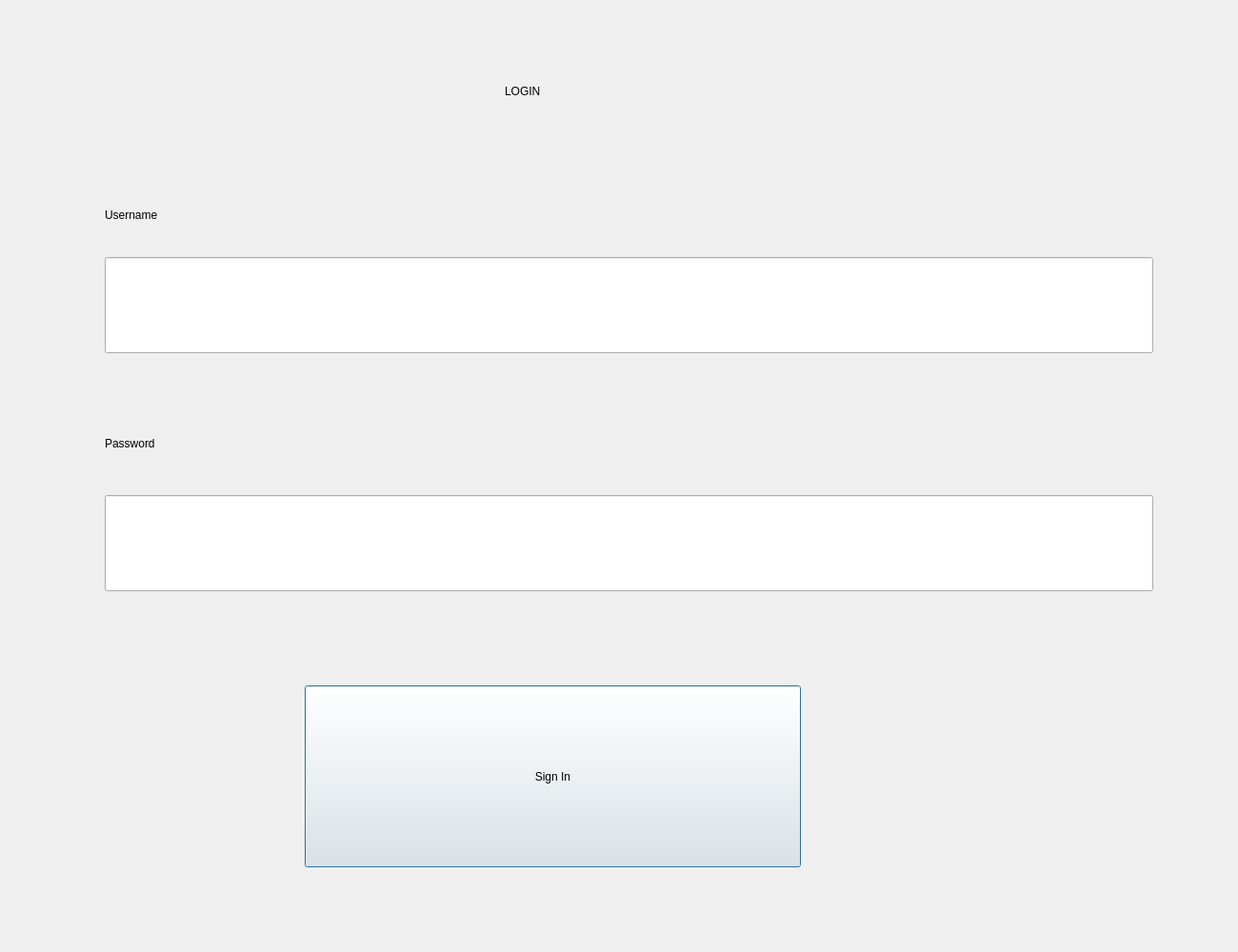
<?xml version="1.0" encoding="UTF-8"?>
<ui version="4.0">
 <class>Login</class>
 <widget class="QDialog" name="Login">
  <property name="geometry">
   <rect>
    <x>0</x>
    <y>0</y>
    <width>1300</width>
    <height>1000</height>
   </rect>
  </property>
  <property name="windowTitle">
   <string>Dialog</string>
  </property>
  <widget class="QLabel" name="label">
   <property name="geometry">
    <rect>
     <x>530</x>
     <y>70</y>
     <width>631</width>
     <height>51</height>
    </rect>
   </property>
   <property name="text">
    <string>LOGIN</string>
   </property>
  </widget>
  <widget class="QLineEdit" name="lineEdit">
   <property name="geometry">
    <rect>
     <x>110</x>
     <y>270</y>
     <width>1101</width>
     <height>101</height>
    </rect>
   </property>
  </widget>
  <widget class="QLabel" name="label_2">
   <property name="geometry">
    <rect>
     <x>110</x>
     <y>200</y>
     <width>931</width>
     <height>51</height>
    </rect>
   </property>
   <property name="text">
    <string>Username</string>
   </property>
  </widget>
  <widget class="QLabel" name="label_3">
   <property name="geometry">
    <rect>
     <x>110</x>
     <y>440</y>
     <width>931</width>
     <height>51</height>
    </rect>
   </property>
   <property name="text">
    <string>Password</string>
   </property>
  </widget>
  <widget class="QLineEdit" name="lineEdit_2">
   <property name="geometry">
    <rect>
     <x>110</x>
     <y>520</y>
     <width>1101</width>
     <height>101</height>
    </rect>
   </property>
   <property name="text">
    <string/>
   </property>
  </widget>
  <widget class="QPushButton" name="pushButton">
   <property name="geometry">
    <rect>
     <x>320</x>
     <y>720</y>
     <width>521</width>
     <height>191</height>
    </rect>
   </property>
   <property name="text">
    <string>Sign In</string>
   </property>
  </widget>
 </widget>
 <resources/>
 <connections/>
</ui>
